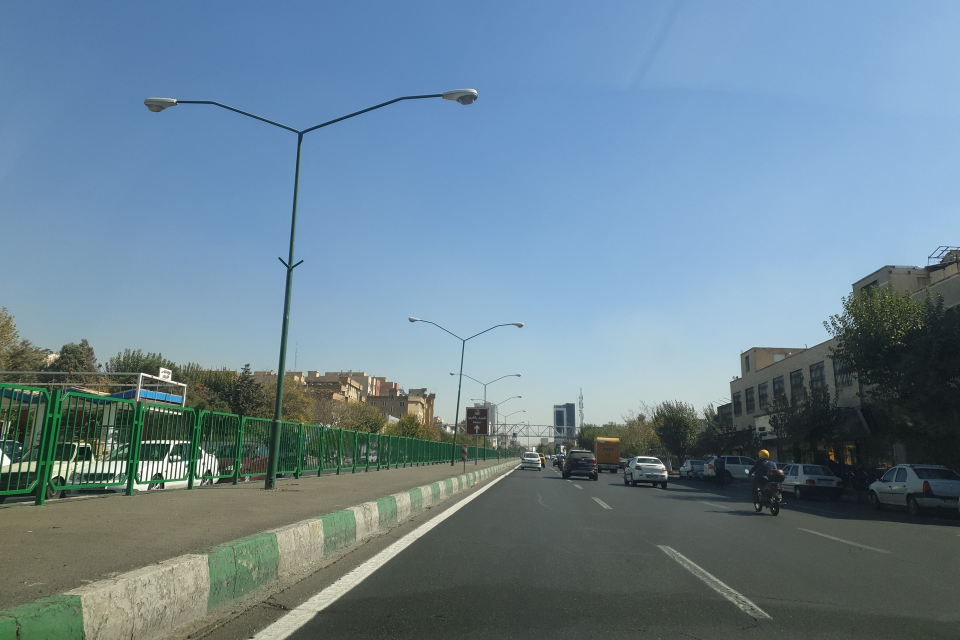
#> input picture data/img1.jpg, 1920 x 1280 px (shown at 1/2 size)
$ python part4.py
#> lines starting #> are read from the running program, lines starting #| are printed output that depends on the picture; after the words box and inside, x2 and y2 are one past the last pixel; in counts of white or black regions, pixels touching at a corner belong together
### utils/image.py
import cv2


def read_image(name):
#> called with name = 'data/img1.jpg'
    image = cv2.imread(name)
#> image is the input picture: shape (1280, 1920, 3); mean B, G, R 147.3, 131.8, 107.3
    return image


def grayscale_image(image):
    grayscale_image = cv2.cvtColor(image, cv2.COLOR_BGR2GRAY)
    return grayscale_image


def resize_image(image):
    # resized_image = cv2.resize(image, (image.shape[0]-500, image.shape[1]-500))
    resized_image = cv2.resize(image, (600, 600))
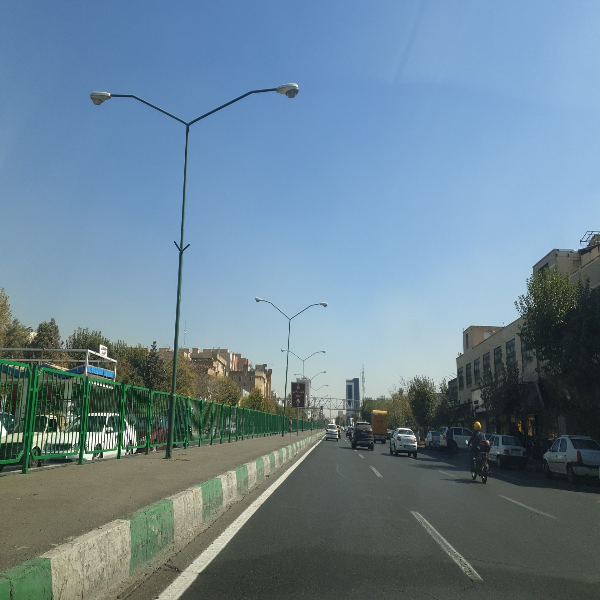
#> resized_image: shape (600, 600, 3); mean B, G, R 147.3, 131.8, 107.2
    return resized_image


def show_image(name, image):
    cv2.imshow(name, image)
    cv2.waitKey(0)
    cv2.destroyAllWindows()

### part3.py
import cv2
import numpy as np
from utils.image import (read_image, resize_image, show_image, grayscale_image)


# [8 lines left out: function mask_img, not called in this run]


def find_edge_of_mask_img(image, height, width):
    gray_image = grayscale_image(image)
    gaussian_blur_image = cv2.GaussianBlur(gray_image, (5, 5), 0)
    edges = cv2.Canny(gaussian_blur_image, 50, 150)
    polygons = np.array([[0, height], [width, height], [
                        width // 2, height // 1.5]], np.int32)
    mask = np.zeros_like(edges)
    cv2.fillPoly(mask, [polygons], (255, 0, 0))
    masked_image = cv2.bitwise_and(edges, mask)
    return masked_image


# [11 lines that do not run on import are left out]

### part4.py
import cv2
import numpy as np
from utils.image import (read_image, resize_image, show_image)
from part3 import find_edge_of_mask_img


def hough_line_func(image):
    height, width = image.shape[:2]
#> height = 600; width = 600
    masked_edges = find_edge_of_mask_img(image, height, width)
#> in grayscale_image, `grayscale_image = cv2.cvtColor(image, cv2.COLOR_BGR2GRAY)`:
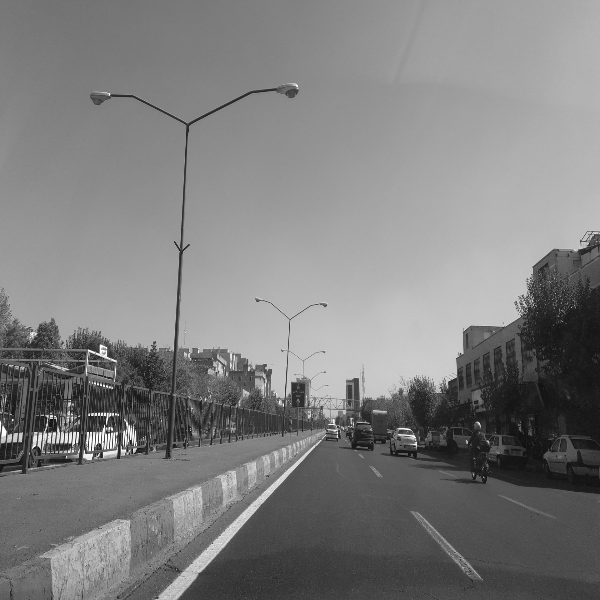
#> grayscale_image: shape (600, 600); min 12, max 254, mean 126.2
#> in find_edge_of_mask_img, `edges = cv2.Canny(gaussian_blur_image, 50, 150)`:
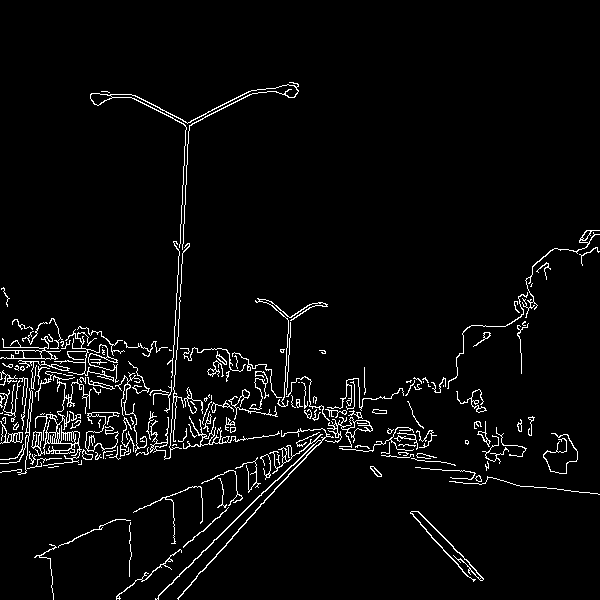
#> edges: shape (600, 600); 3.7% white in thin lines or dots, all inside (x1, y1, x2, y2) = (0, 82, 600, 600)
#> in find_edge_of_mask_img, `cv2.fillPoly(mask, [polygons], (255, 0, 0))`:
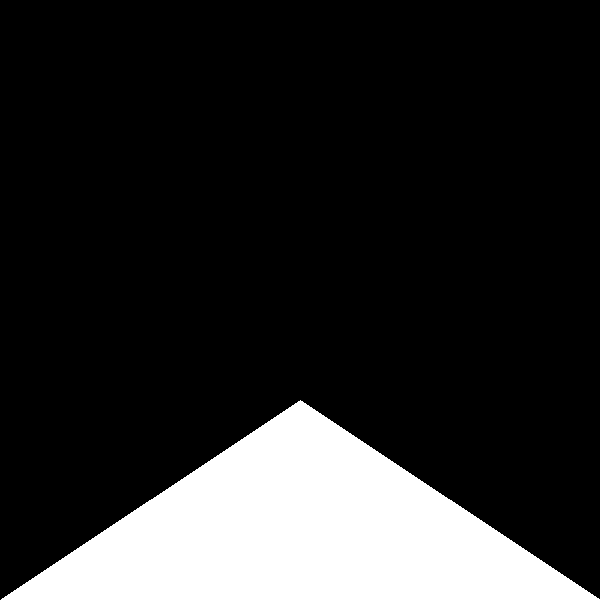
#> mask: shape (600, 600); 16.7% white; 1 white region, box (x1, y1, x2, y2) and area: (1, 400, 600, 600) 60100
#> in find_edge_of_mask_img, `masked_image = cv2.bitwise_and(edges, mask)`:
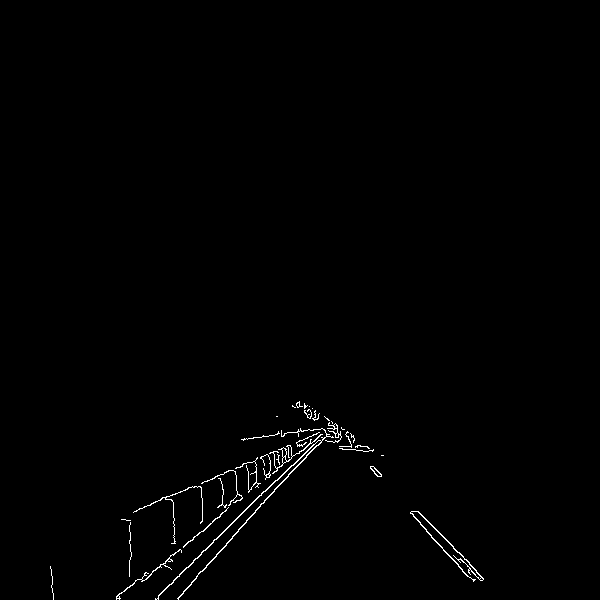
#> masked_image: shape (600, 600); 0.7% white in thin lines or dots, all inside (x1, y1, x2, y2) = (50, 401, 484, 600)
    lines = cv2.HoughLinesP(masked_edges, rho=0.75, theta=np.pi /
                            180, threshold=120, minLineLength=55, maxLineGap=30)
#> lines = [[178, 598, 335, 423], [167, 586, 330, 428]]

    # Draw the lines on the original image
    line_image = np.copy(image)
    if lines is not None:
        for line in lines:
            x1, y1, x2, y2 = line[0]
            result = cv2.line(line_image, (x1, y1), (x2, y2), color=(0, 0, 255), thickness=2)
#> this loop made 2 passes
#> pass 2, in hough_line_func, `result = cv2.line(line_image, (x1, y1), (x2, y2), color=(0, 0, 255), t..`:
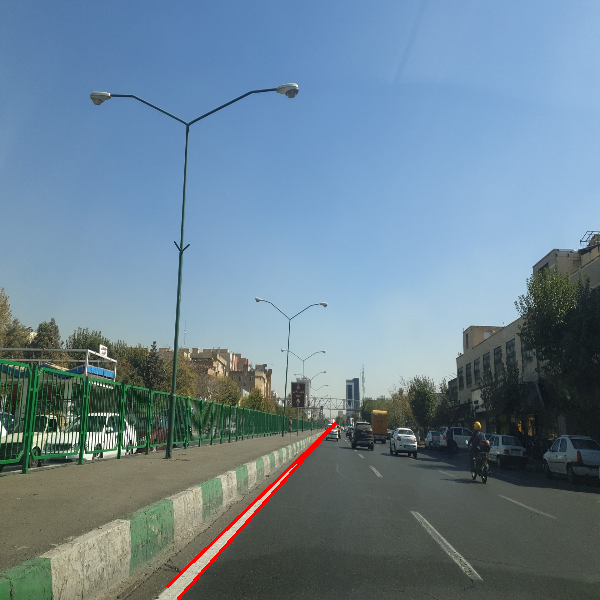
#> result: shape (600, 600, 3); mean B, G, R 146.7, 131.2, 107.6
    return result


if __name__ == '__main__':
    img1 = read_image('data/img1.jpg')
    resized_image = resize_image(img1)
    show_image('img1', resized_image)

    line_image = hough_line_func(resized_image)
    show_image('detected_line_img1', line_image)
